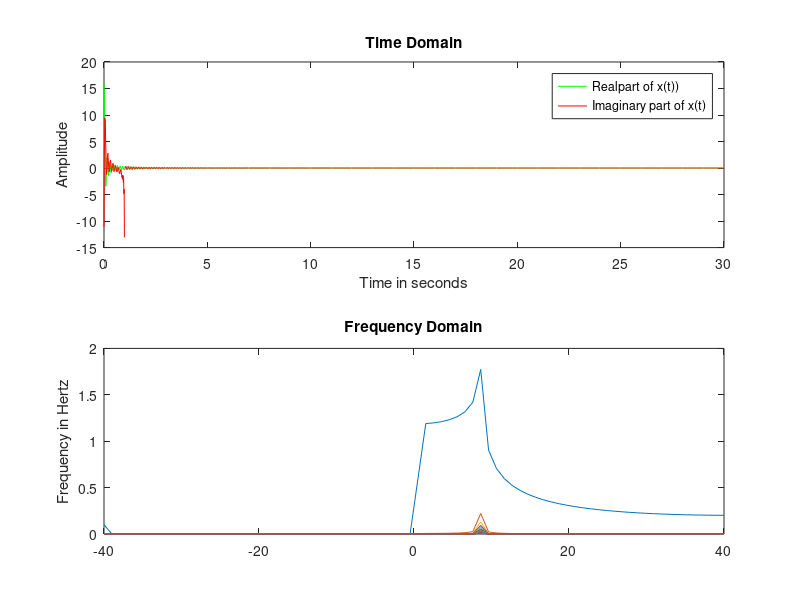

This figure's MATLAB source:
clc; clear all; close all;
N = 8;
fs = 10*N;  % 10 times the maximum frequency component in Hertz.
for T = 0:1:29
    t = 0:1/fs:1-1/fs;
    t = t+T;
    m = 2*N*sinc(2*N*t);
    x = hilbert(m);
    
    mf = fft(x)/fs;
    mf_abs_sorted = fftshift(abs(mf));
    freq_axis = linspace(-fs/2, fs/2, length(mf));
    
    figure(1);
    subplot(2,1,1);
    plot(t,real(x),'g',t,imag(x),'red');hold on;
    title('Time Domain');
    xlabel('Time in seconds');
    ylabel('Amplitude');
    legend('Realpart of x(t))','Imaginary part of x(t)');

    subplot(2,1,2);
    plot(freq_axis,mf_abs_sorted);hold on;
    title('Frequency Domain');
    ylabel('Frequency in Hertz')
    pause(0.5);
end